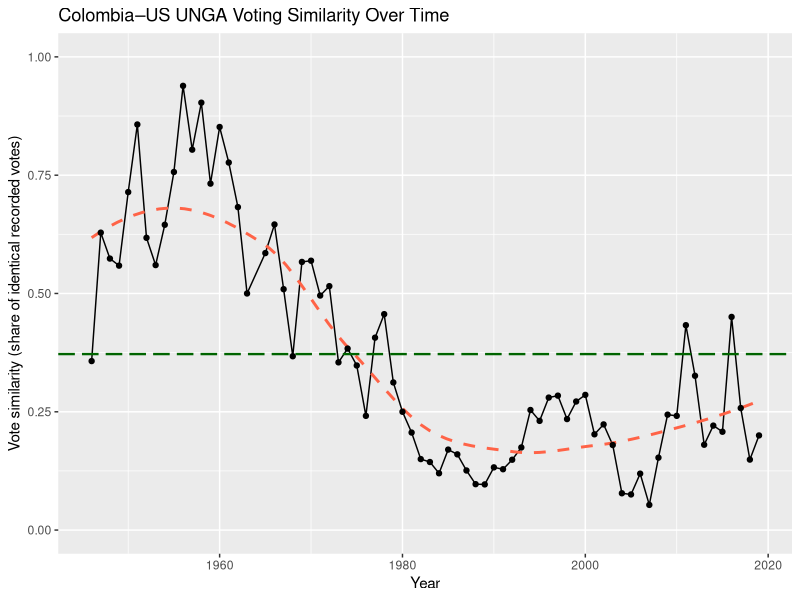
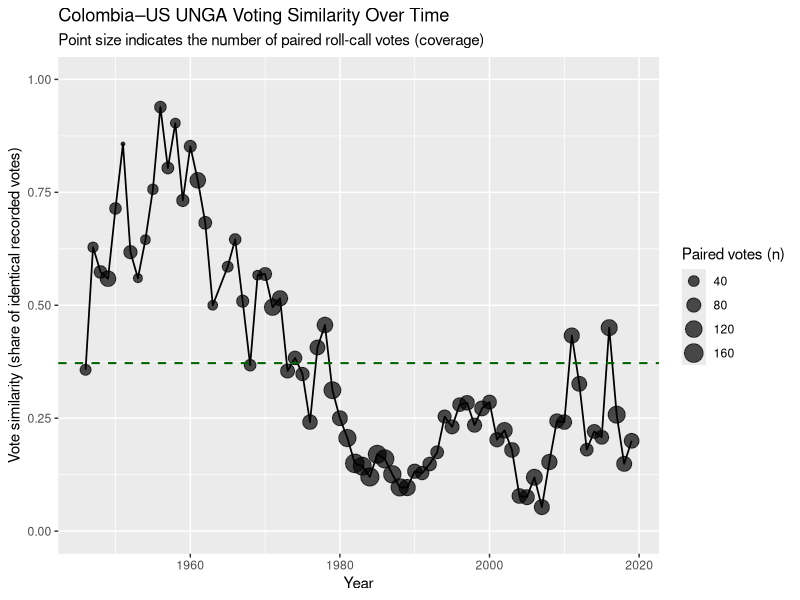

Recreate these plots in R, in order.
library(tidyverse)

# (Optional but recommended) clean environment
rm(list = ls())

# Ensure output folder exists
dir.create("outputs", showWarnings = FALSE)

# Load the cleaned dyad–year dataset (from Script 02)
alignment_year <- read_csv("data_clean/colombia_us_vote_similarity.csv")

# Defensive check (fails early if something is wrong)
stopifnot(all(c("year", "vote_similarity", "n_votes") %in% names(alignment_year)))

# Long-run mean of voting similarity
mean_similarity <- mean(alignment_year$vote_similarity, na.rm = TRUE)

# --------------------------------------------------
# Plot 1: Basic time-series of voting similarity
# --------------------------------------------------

p1 <- ggplot(alignment_year, aes(x = year, y = vote_similarity)) +
  geom_line() +
  geom_smooth(
    method = "loess",
    se = FALSE,
    color = "tomato",
    linetype = "dashed"
  ) +
  geom_hline(
    yintercept = mean_similarity,
    color = "darkgreen",
    linetype = "longdash",
    linewidth = 0.8
  ) +
  geom_point() +
  scale_y_continuous(limits = c(0, 1)) +
  labs(
    title = "Colombia–US UNGA Voting Similarity Over Time",
    x = "Year",
    y = "Vote similarity (share of identical recorded votes)"
  )

p1

ggsave(
  "outputs/colombia_us_vote_similarity_trend.png",
  plot = p1,
  device = grDevices::png,
  width = 7,
  height = 5,
  dpi = 300
)

# --------------------------------------------------
# Plot 2: Voting similarity with vote-count cue
# --------------------------------------------------

p2 <- ggplot(alignment_year, aes(x = year, y = vote_similarity)) +
  geom_line(linewidth = 0.6) +
  geom_point(aes(size = n_votes), alpha = 0.7) +
  geom_hline(
    yintercept = mean_similarity,
    linetype = "dashed",
    linewidth = 0.7,
    color = "darkgreen"
  ) +
  scale_y_continuous(limits = c(0, 1)) +
  labs(
    title = "Colombia–US UNGA Voting Similarity Over Time",
    subtitle = "Point size indicates the number of paired roll-call votes (coverage)",
    x = "Year",
    y = "Vote similarity (share of identical recorded votes)",
    size = "Paired votes (n)"
  )

p2

ggsave(
  "outputs/colombia_us_vote_similarity_nvotes.png",
  plot = p2,
  device = grDevices::png,
  width = 8,
  height = 5,
  dpi = 300
)

